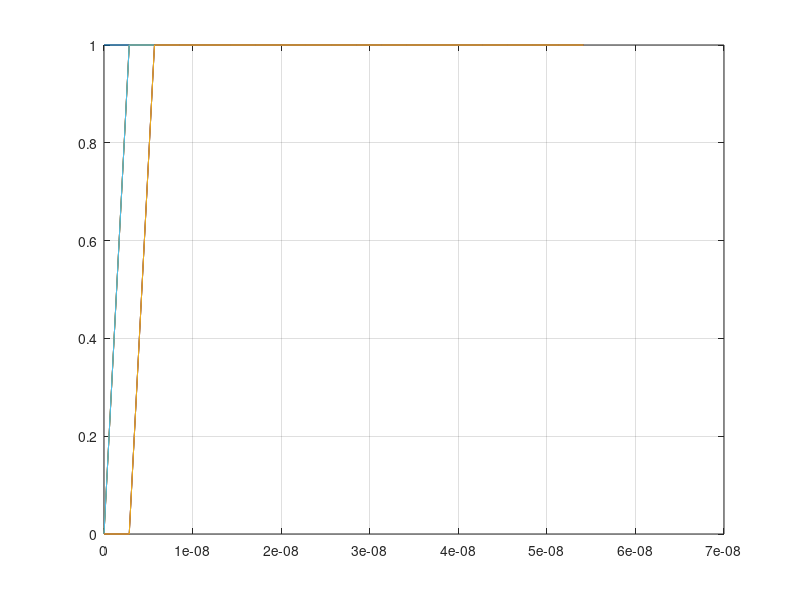
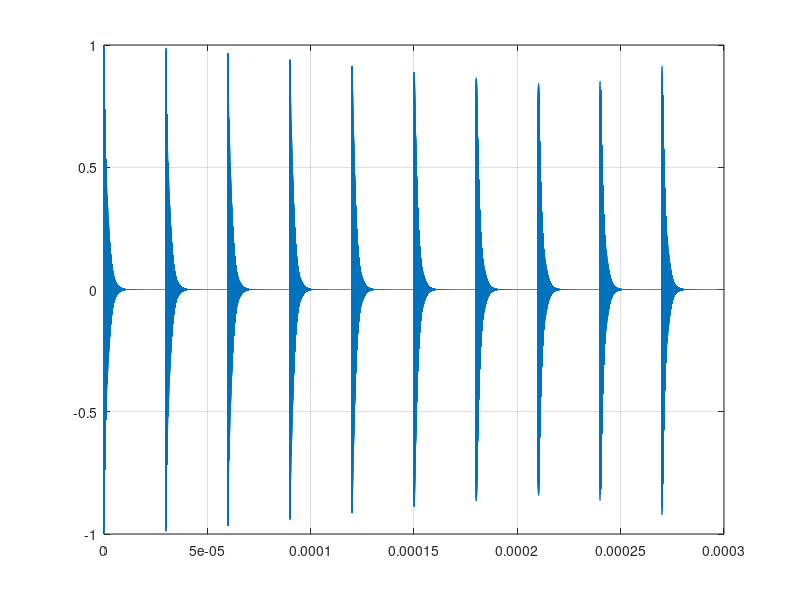

MATLAB code for these plots, in order:
close all;
clear all; % clc;

format compact

% addpath('../LlrfLib/')
addpath('../../submodules/sysgen-dsp-lib/LlrfLib/')
% LLRF setup
axiClk = 156.25e6;
interleavedChannels = 12;



configBase = hex2dec('800');
statusBase = hex2dec('0');
cav1p1_addr = 204;
cav1p2_addr = cav1p1_addr * 2;
cav2p1_addr = cav1p1_addr * 3;
cav2p2_addr = cav1p1_addr * 4;

Fs     = 351e6; %adc clk
Fadc   = Fs;
flo    = 2683.5714e6;       % LO freq -> 2600+351*5/21
Ts     = 1/Fs;
Tadc   = 1/Fadc;
Fproc  = 200.5714e6; % New sysgen freq is 200+4/7
Fsig   = Fproc/12;
Tsig   = 1/Fsig;
fc = 2595.36e6;    % Cavity resonate freq
f_prl = 2600e6;   % PRL freq
wc    = 2*pi*fc;
wprl  = 2*pi*f_prl;
q  = 13587.3;        % Cavity Q
bw = fc/q;        % Cavity BW
f_85 = 83.57e6;   % Is this used anywhere in sysgen?
adc2if = 5/21;

% b_rate = 0.03e6;  % Beam rate in Hz
% b_ts   = 1/b_rate
% sig_ratio = Fadc/b_rate
% num_shot = 10
% t_needed = b_ts * num_shot

t_puls_stop = 2.5e-5; % simulation set stop time for ring down
t_puls_gap  = 5e-6; % time gap between pulse
t_gap_tic   = round(t_puls_gap/Ts);
t_delay     = 1e-6;   % Delaying the start of the pulse
puls_t = (t_delay + t_puls_stop + t_puls_gap)
puls_t_adc = round(puls_t/Ts)*Ts
num_shot = 10
pul_pt = 351*30;  % need to make sure it is on the 5:21 ratio between fadc and 85MHz
gap_pt = 500;      % take 20 clock cycles of 357MHz
% t_stop = (num_shot * puls_t_adc)
t_stop = (num_shot * pul_pt);

t_sig  = (0:(t_stop))*(1/(Fadc));
t_sig(end)

sig_t_trg = zeros(1, length(t_sig));
sig_t_pul_t = ones(1,num_shot-1);
sig_t_trg(1,1:20) = 1e1;
for i=1:num_shot
    sig_t_pul_t(i+1) = (i*pul_pt)+1;
    sig_t_trg(1,sig_t_pul_t(i+1)) = 1e1;
%     t_sig(sig_t_pul_t(i+1))-t_sig(sig_t_pul_t(i))
%     (t_sig(sig_t_pul_t(i+1))-t_sig(sig_t_pul_t(i)))/(1/85e6)    
end
for i = 1:num_shot-1
    sig_t_trg(1,sig_t_pul_t(i+1):sig_t_pul_t(i+1)+20) = 1e1;
end
% sig_t_pul_t
% t_sig(sig_t_pul_t)

% figure()
% plot(t_sig, sig_t_trg); grid on

% Math representation of the IF cavity ring output 
f_if = flo - fc;
f_if_prl = flo - f_prl;
sig_SIM_PRL = cos((2*pi*(f_if_prl)*(t_sig)) + (0));   % Simplified PRL signal in the adc for simulink



sig_SIM_IF    = zeros(1, length(t_sig));
sig_SIM_y_if  = zeros(1, length(t_sig));
sig_SIM_Ustep = zeros(1, length(t_sig));
sig_SIM_cav_ring_if = zeros(1, length(t_sig));
% sig_delay = (8*(1/Fsig))+0;
sig_delay = t_delay;
phi_err = (0:(2*pi/(num_shot)):2*pi)*(1/fc);
% phi_err = (0:num_shot)*(100e-15);
% phi_err = zeros(1,num_shot);

tau_if = 1/(2*pi*bw/2);
f_if1 = f_if;
% f_if = 79e6;
t_edge = (sig_t_pul_t(2)-gap_pt);
for i = 1:(num_shot)
    sig_SIM_IF(sig_t_pul_t(i):(sig_t_pul_t(i+1)-gap_pt))   = cos((2*pi*f_if*(t_sig(1:t_edge)-phi_err(i))));         % 80.278MHz ring
    sig_SIM_y_if(sig_t_pul_t(i):(sig_t_pul_t(i+1)-gap_pt)) = exp(-(t_sig(1:t_edge)-phi_err(i))/tau_if);   % Cavity exp decay
    sig_SIM_Ustep(sig_t_pul_t(i):(sig_t_pul_t(i+1)-gap_pt)) = (t_sig(1:t_edge)-phi_err(i) >= phi_err(i));  % Delaying the start using a step function
%     sig_SIM_cav_ring_if(sig_t_pul_t(i):sig_t_pul_t(i+1)-1) = sig_SIM_IF(sig_t_pul_t(i):sig_t_pul_t(i+1)-1) .* ...
%         sig_SIM_Ustep(sig_t_pul_t(i):sig_t_pul_t(i+1)-1) .* sig_SIM_y_if(sig_t_pul_t(i):sig_t_pul_t(i+1)-1);
    sig_SIM_cav_ring_if(sig_t_pul_t(i):(sig_t_pul_t(i+1)-gap_pt)) = sig_SIM_IF(sig_t_pul_t(i):(sig_t_pul_t(i+1)-gap_pt)) .* ...
        sig_SIM_Ustep(sig_t_pul_t(i):(sig_t_pul_t(i+1)-gap_pt)) .* sig_SIM_y_if(sig_t_pul_t(i):(sig_t_pul_t(i+1)-gap_pt));
end
% sig_SIM_cav_ring_if = cos((2*pi*(f_if)*(t_sig)) + (0));   % Simplified PRL signal in the adc for simulink

figure()
plot(t_sig(1:20), sig_SIM_Ustep(1:20)); grid on; hold on
for i = 2:(num_shot)
    plot(t_sig(1:20), sig_SIM_Ustep(sig_t_pul_t(i):(sig_t_pul_t(i)+19)));
end
hold off;

% f_if = f_if1;
figure()
plot(t_sig, sig_SIM_cav_ring_if); grid on
% plot(t_sig, sig_t_trg);
% figure()
% plot(t_sig, sig_SIM_PRL); grid on


% Let's make a FIR LPF for after the complex multiply
f_lpf = 2e6;
w_lpf = f_lpf/(Fsig/2);
fir_lpf = fir1(15, w_lpf);
% figure(); freqz(fir_lpf); griad on

SYS_PRL = [t_sig', sig_SIM_PRL'];
SYS_CAV = [t_sig', sig_SIM_cav_ring_if'];
SYS_TRG = [t_sig', sig_t_trg'];
% close all;
